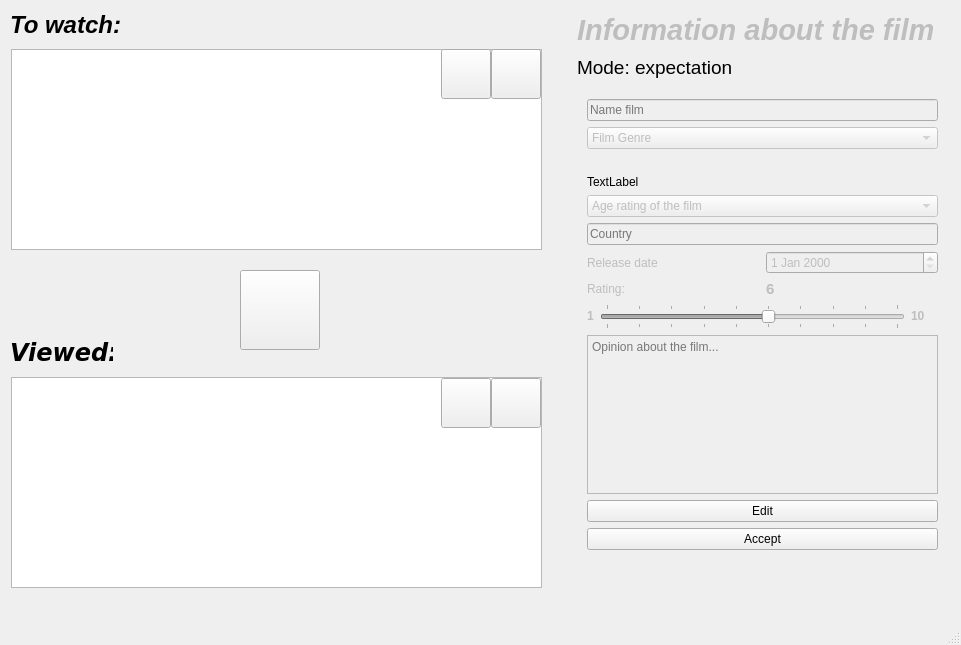
<?xml version="1.0" encoding="UTF-8"?>
<ui version="4.0">
 <class>MainWindow</class>
 <widget class="QMainWindow" name="MainWindow">
  <property name="enabled">
   <bool>true</bool>
  </property>
  <property name="geometry">
   <rect>
    <x>0</x>
    <y>0</y>
    <width>961</width>
    <height>645</height>
   </rect>
  </property>
  <property name="minimumSize">
   <size>
    <width>961</width>
    <height>645</height>
   </size>
  </property>
  <property name="maximumSize">
   <size>
    <width>961</width>
    <height>645</height>
   </size>
  </property>
  <property name="windowTitle">
   <string>MainWindow</string>
  </property>
  <property name="iconSize">
   <size>
    <width>50</width>
    <height>50</height>
   </size>
  </property>
  <widget class="QWidget" name="centralWidget">
   <property name="enabled">
    <bool>true</bool>
   </property>
   <widget class="QLabel" name="label_2">
    <property name="geometry">
     <rect>
      <x>10</x>
      <y>338</y>
      <width>103</width>
      <height>29</height>
     </rect>
    </property>
    <property name="text">
     <string>&lt;html&gt;&lt;head/&gt;&lt;body&gt;&lt;pre style=&quot; margin-top:12px; margin-bottom:12px; margin-left:0px; margin-right:0px; -qt-block-indent:0; text-indent:0px;&quot;&gt;&lt;span style=&quot; font-family:'monospace'; font-size:18pt; font-weight:600; font-style:italic;&quot;&gt;Viewed:&lt;/span&gt;&lt;/pre&gt;&lt;/body&gt;&lt;/html&gt;</string>
    </property>
   </widget>
   <widget class="QLabel" name="label">
    <property name="geometry">
     <rect>
      <x>10</x>
      <y>10</y>
      <width>385</width>
      <height>31</height>
     </rect>
    </property>
    <property name="text">
     <string>&lt;html&gt;&lt;head/&gt;&lt;body&gt;&lt;p&gt;&lt;span style=&quot; font-size:18pt; font-weight:600; font-style:italic;&quot;&gt;To watch:&lt;/span&gt;&lt;/p&gt;&lt;/body&gt;&lt;/html&gt;</string>
    </property>
   </widget>
   <widget class="QListWidget" name="listWidgetViewed">
    <property name="geometry">
     <rect>
      <x>11</x>
      <y>377</y>
      <width>531</width>
      <height>211</height>
     </rect>
    </property>
   </widget>
   <widget class="QListWidget" name="listWidgeWatch">
    <property name="geometry">
     <rect>
      <x>11</x>
      <y>49</y>
      <width>531</width>
      <height>201</height>
     </rect>
    </property>
   </widget>
   <widget class="QPushButton" name="pushButtonNewViewed">
    <property name="enabled">
     <bool>true</bool>
    </property>
    <property name="geometry">
     <rect>
      <x>441</x>
      <y>378</y>
      <width>50</width>
      <height>50</height>
     </rect>
    </property>
    <property name="cursor">
     <cursorShape>PointingHandCursor</cursorShape>
    </property>
    <property name="text">
     <string/>
    </property>
    <property name="iconSize">
     <size>
      <width>45</width>
      <height>45</height>
     </size>
    </property>
   </widget>
   <widget class="QPushButton" name="pushButtonNewWatch">
    <property name="geometry">
     <rect>
      <x>441</x>
      <y>49</y>
      <width>50</width>
      <height>50</height>
     </rect>
    </property>
    <property name="cursor">
     <cursorShape>PointingHandCursor</cursorShape>
    </property>
    <property name="contextMenuPolicy">
     <enum>Qt::DefaultContextMenu</enum>
    </property>
    <property name="text">
     <string/>
    </property>
    <property name="iconSize">
     <size>
      <width>45</width>
      <height>45</height>
     </size>
    </property>
    <property name="autoDefault">
     <bool>false</bool>
    </property>
    <property name="default">
     <bool>false</bool>
    </property>
   </widget>
   <widget class="QPushButton" name="pushButtonViewedTransfer">
    <property name="geometry">
     <rect>
      <x>240</x>
      <y>270</y>
      <width>80</width>
      <height>80</height>
     </rect>
    </property>
    <property name="cursor">
     <cursorShape>PointingHandCursor</cursorShape>
    </property>
    <property name="text">
     <string/>
    </property>
    <property name="iconSize">
     <size>
      <width>90</width>
      <height>90</height>
     </size>
    </property>
   </widget>
   <widget class="QPushButton" name="pushButtonDeleteWatch">
    <property name="geometry">
     <rect>
      <x>491</x>
      <y>49</y>
      <width>50</width>
      <height>50</height>
     </rect>
    </property>
    <property name="cursor">
     <cursorShape>PointingHandCursor</cursorShape>
    </property>
    <property name="contextMenuPolicy">
     <enum>Qt::DefaultContextMenu</enum>
    </property>
    <property name="text">
     <string/>
    </property>
    <property name="iconSize">
     <size>
      <width>50</width>
      <height>50</height>
     </size>
    </property>
    <property name="autoDefault">
     <bool>false</bool>
    </property>
    <property name="default">
     <bool>false</bool>
    </property>
   </widget>
   <widget class="QPushButton" name="pushButtonDeleteViewed">
    <property name="enabled">
     <bool>true</bool>
    </property>
    <property name="geometry">
     <rect>
      <x>491</x>
      <y>378</y>
      <width>50</width>
      <height>50</height>
     </rect>
    </property>
    <property name="cursor">
     <cursorShape>PointingHandCursor</cursorShape>
    </property>
    <property name="text">
     <string/>
    </property>
    <property name="iconSize">
     <size>
      <width>50</width>
      <height>50</height>
     </size>
    </property>
   </widget>
   <widget class="QWidget" name="layoutWidget">
    <property name="geometry">
     <rect>
      <x>576</x>
      <y>88</y>
      <width>373</width>
      <height>473</height>
     </rect>
    </property>
    <layout class="QVBoxLayout" name="verticalLayout_4">
     <item>
      <widget class="QLineEdit" name="lineEditNameFilm">
       <property name="enabled">
        <bool>false</bool>
       </property>
       <property name="font">
        <font>
         <weight>50</weight>
         <bold>false</bold>
        </font>
       </property>
       <property name="tabletTracking">
        <bool>false</bool>
       </property>
       <property name="acceptDrops">
        <bool>true</bool>
       </property>
       <property name="inputMask">
        <string/>
       </property>
       <property name="text">
        <string/>
       </property>
       <property name="frame">
        <bool>true</bool>
       </property>
       <property name="readOnly">
        <bool>false</bool>
       </property>
       <property name="placeholderText">
        <string>Name film</string>
       </property>
      </widget>
     </item>
     <item>
      <widget class="QComboBox" name="comboBoxGenre">
       <property name="enabled">
        <bool>false</bool>
       </property>
       <property name="font">
        <font>
         <weight>50</weight>
         <bold>false</bold>
         <stylestrategy>PreferAntialias</stylestrategy>
         <kerning>true</kerning>
        </font>
       </property>
       <property name="toolTip">
        <string/>
       </property>
       <property name="editable">
        <bool>false</bool>
       </property>
       <property name="currentText">
        <string>Film Genre</string>
       </property>
       <property name="duplicatesEnabled">
        <bool>false</bool>
       </property>
       <item>
        <property name="text">
         <string>Film Genre</string>
        </property>
       </item>
       <item>
        <property name="text">
         <string>Action</string>
        </property>
       </item>
       <item>
        <property name="text">
         <string>Adventure</string>
        </property>
       </item>
       <item>
        <property name="text">
         <string>Comedy</string>
        </property>
       </item>
       <item>
        <property name="text">
         <string>Drama</string>
        </property>
       </item>
       <item>
        <property name="text">
         <string>Crime</string>
        </property>
       </item>
       <item>
        <property name="text">
         <string>Horror</string>
        </property>
       </item>
       <item>
        <property name="text">
         <string>Fantasy</string>
        </property>
       </item>
       <item>
        <property name="text">
         <string>Romance</string>
        </property>
       </item>
       <item>
        <property name="text">
         <string>Thriller</string>
        </property>
       </item>
       <item>
        <property name="text">
         <string>Animation</string>
        </property>
       </item>
      </widget>
     </item>
     <item>
      <widget class="QLabel" name="label_genre">
       <property name="text">
        <string/>
       </property>
      </widget>
     </item>
     <item>
      <widget class="QLabel" name="label_Age">
       <property name="text">
        <string>TextLabel</string>
       </property>
      </widget>
     </item>
     <item>
      <widget class="QComboBox" name="comboBoxAge">
       <property name="enabled">
        <bool>false</bool>
       </property>
       <property name="font">
        <font>
         <underline>false</underline>
        </font>
       </property>
       <property name="acceptDrops">
        <bool>false</bool>
       </property>
       <property name="maxVisibleItems">
        <number>10</number>
       </property>
       <item>
        <property name="text">
         <string>Age rating of the film</string>
        </property>
       </item>
       <item>
        <property name="text">
         <string>0+</string>
        </property>
       </item>
       <item>
        <property name="text">
         <string>6+</string>
        </property>
       </item>
       <item>
        <property name="text">
         <string>12+</string>
        </property>
       </item>
       <item>
        <property name="text">
         <string>16+</string>
        </property>
       </item>
       <item>
        <property name="text">
         <string>18+</string>
        </property>
       </item>
      </widget>
     </item>
     <item>
      <widget class="QLineEdit" name="lineEditCountry">
       <property name="enabled">
        <bool>false</bool>
       </property>
       <property name="placeholderText">
        <string>Сountry</string>
       </property>
      </widget>
     </item>
     <item>
      <layout class="QHBoxLayout" name="horizontalLayout">
       <item>
        <widget class="QLabel" name="label_4">
         <property name="enabled">
          <bool>false</bool>
         </property>
         <property name="text">
          <string>Release date</string>
         </property>
        </widget>
       </item>
       <item>
        <widget class="QDateEdit" name="dateEditRelease">
         <property name="enabled">
          <bool>false</bool>
         </property>
         <property name="frame">
          <bool>true</bool>
         </property>
         <property name="readOnly">
          <bool>false</bool>
         </property>
        </widget>
       </item>
      </layout>
     </item>
     <item>
      <layout class="QHBoxLayout" name="horizontalLayout_5">
       <item>
        <widget class="QLabel" name="label_5">
         <property name="enabled">
          <bool>false</bool>
         </property>
         <property name="text">
          <string>Rating:</string>
         </property>
        </widget>
       </item>
       <item>
        <widget class="QLabel" name="labelRating">
         <property name="enabled">
          <bool>false</bool>
         </property>
         <property name="font">
          <font>
           <pointsize>11</pointsize>
           <weight>75</weight>
           <italic>false</italic>
           <bold>true</bold>
          </font>
         </property>
         <property name="text">
          <string>6</string>
         </property>
        </widget>
       </item>
      </layout>
     </item>
     <item>
      <layout class="QHBoxLayout" name="horizontalLayout_2">
       <item>
        <widget class="QLabel" name="label_8">
         <property name="enabled">
          <bool>false</bool>
         </property>
         <property name="text">
          <string>&lt;html&gt;&lt;head/&gt;&lt;body&gt;&lt;p&gt;&lt;span style=&quot; font-weight:600;&quot;&gt;1&lt;/span&gt;&lt;/p&gt;&lt;/body&gt;&lt;/html&gt;</string>
         </property>
        </widget>
       </item>
       <item>
        <widget class="QSlider" name="horizontalSliderRating">
         <property name="enabled">
          <bool>false</bool>
         </property>
         <property name="mouseTracking">
          <bool>false</bool>
         </property>
         <property name="inputMethodHints">
          <set>Qt::ImhNone</set>
         </property>
         <property name="minimum">
          <number>1</number>
         </property>
         <property name="maximum">
          <number>10</number>
         </property>
         <property name="sliderPosition">
          <number>6</number>
         </property>
         <property name="tracking">
          <bool>true</bool>
         </property>
         <property name="orientation">
          <enum>Qt::Horizontal</enum>
         </property>
         <property name="invertedAppearance">
          <bool>false</bool>
         </property>
         <property name="invertedControls">
          <bool>false</bool>
         </property>
         <property name="tickPosition">
          <enum>QSlider::TicksBothSides</enum>
         </property>
         <property name="tickInterval">
          <number>1</number>
         </property>
        </widget>
       </item>
       <item>
        <widget class="QLabel" name="label_7">
         <property name="enabled">
          <bool>false</bool>
         </property>
         <property name="text">
          <string>&lt;html&gt;&lt;head/&gt;&lt;body&gt;&lt;p&gt;&lt;span style=&quot; font-weight:600;&quot;&gt;10&lt;/span&gt;&lt;/p&gt;&lt;/body&gt;&lt;/html&gt;</string>
         </property>
        </widget>
       </item>
       <item>
        <widget class="QLabel" name="label_6">
         <property name="text">
          <string/>
         </property>
        </widget>
       </item>
      </layout>
     </item>
     <item>
      <widget class="QTextEdit" name="textEditOpinion">
       <property name="enabled">
        <bool>false</bool>
       </property>
       <property name="placeholderText">
        <string>Opinion about the film...</string>
       </property>
      </widget>
     </item>
     <item>
      <widget class="QPushButton" name="pushButtonEdit">
       <property name="cursor">
        <cursorShape>PointingHandCursor</cursorShape>
       </property>
       <property name="text">
        <string>Edit</string>
       </property>
      </widget>
     </item>
     <item>
      <widget class="QPushButton" name="pushButtonAccept">
       <property name="enabled">
        <bool>true</bool>
       </property>
       <property name="cursor">
        <cursorShape>PointingHandCursor</cursorShape>
       </property>
       <property name="text">
        <string>Аccept</string>
       </property>
      </widget>
     </item>
    </layout>
   </widget>
   <widget class="QLabel" name="label_3">
    <property name="enabled">
     <bool>false</bool>
    </property>
    <property name="geometry">
     <rect>
      <x>577</x>
      <y>10</y>
      <width>371</width>
      <height>40</height>
     </rect>
    </property>
    <property name="text">
     <string>&lt;html&gt;&lt;head/&gt;&lt;body&gt;&lt;p&gt;&lt;span style=&quot; font-size:22pt; font-weight:600; font-style:italic;&quot;&gt;Information about the film&lt;/span&gt;&lt;/p&gt;&lt;/body&gt;&lt;/html&gt;</string>
    </property>
   </widget>
   <widget class="QLabel" name="labelMode">
    <property name="geometry">
     <rect>
      <x>577</x>
      <y>52</y>
      <width>371</width>
      <height>31</height>
     </rect>
    </property>
    <property name="font">
     <font>
      <pointsize>14</pointsize>
     </font>
    </property>
    <property name="text">
     <string>Mode: expectation</string>
    </property>
   </widget>
  </widget>
  <widget class="QStatusBar" name="statusBar"/>
  <action name="action">
   <property name="text">
    <string>Viewed Statistics</string>
   </property>
  </action>
  <action name="action_2">
   <property name="text">
    <string>Statistics pending viewing</string>
   </property>
  </action>
  <action name="action_3">
   <property name="text">
    <string>General Statistics</string>
   </property>
  </action>
  <action name="action_4">
   <property name="text">
    <string>QuickStart</string>
   </property>
  </action>
  <action name="action_5">
   <property name="text">
    <string>About the author</string>
   </property>
  </action>
 </widget>
 <layoutdefault spacing="6" margin="11"/>
 <resources/>
 <connections/>
</ui>
